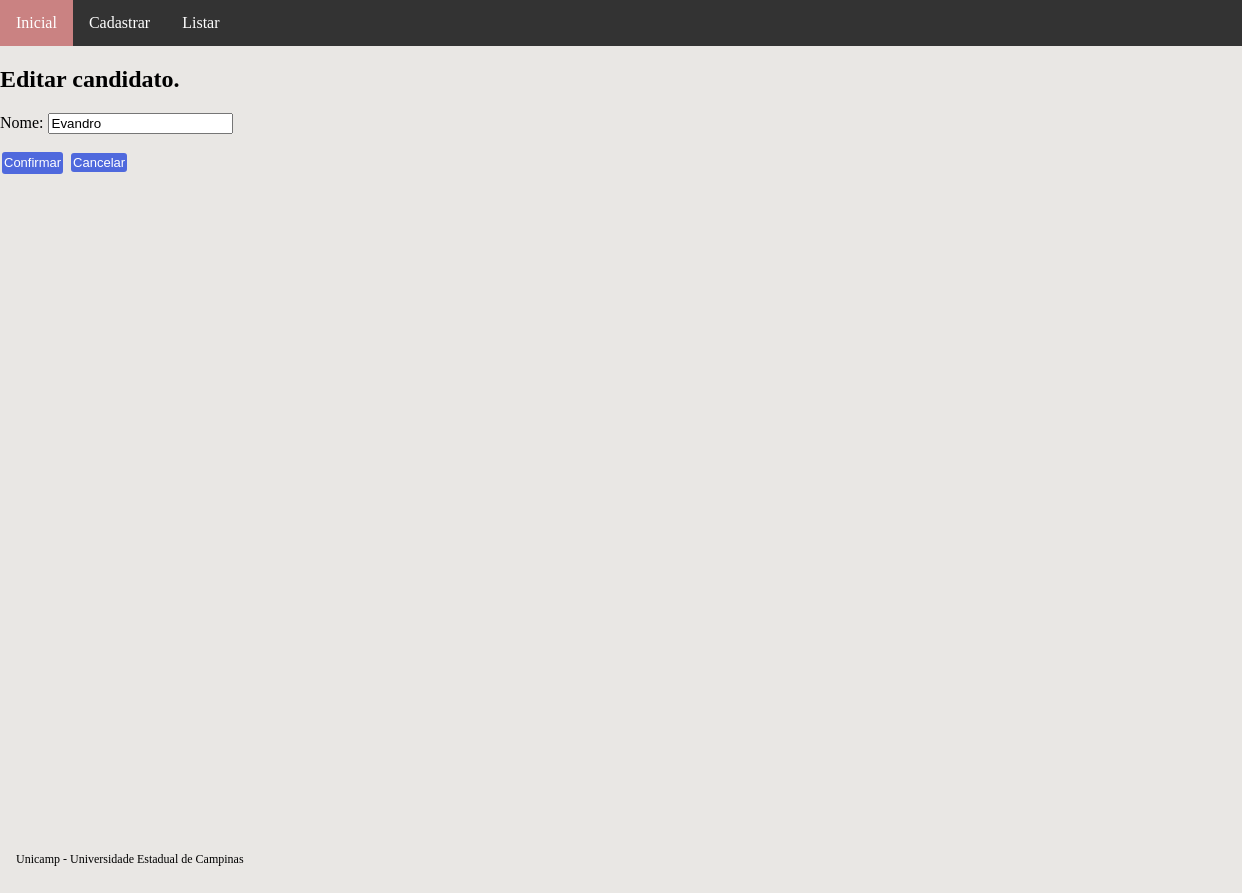
The app's page /update-candidato/1, older data.
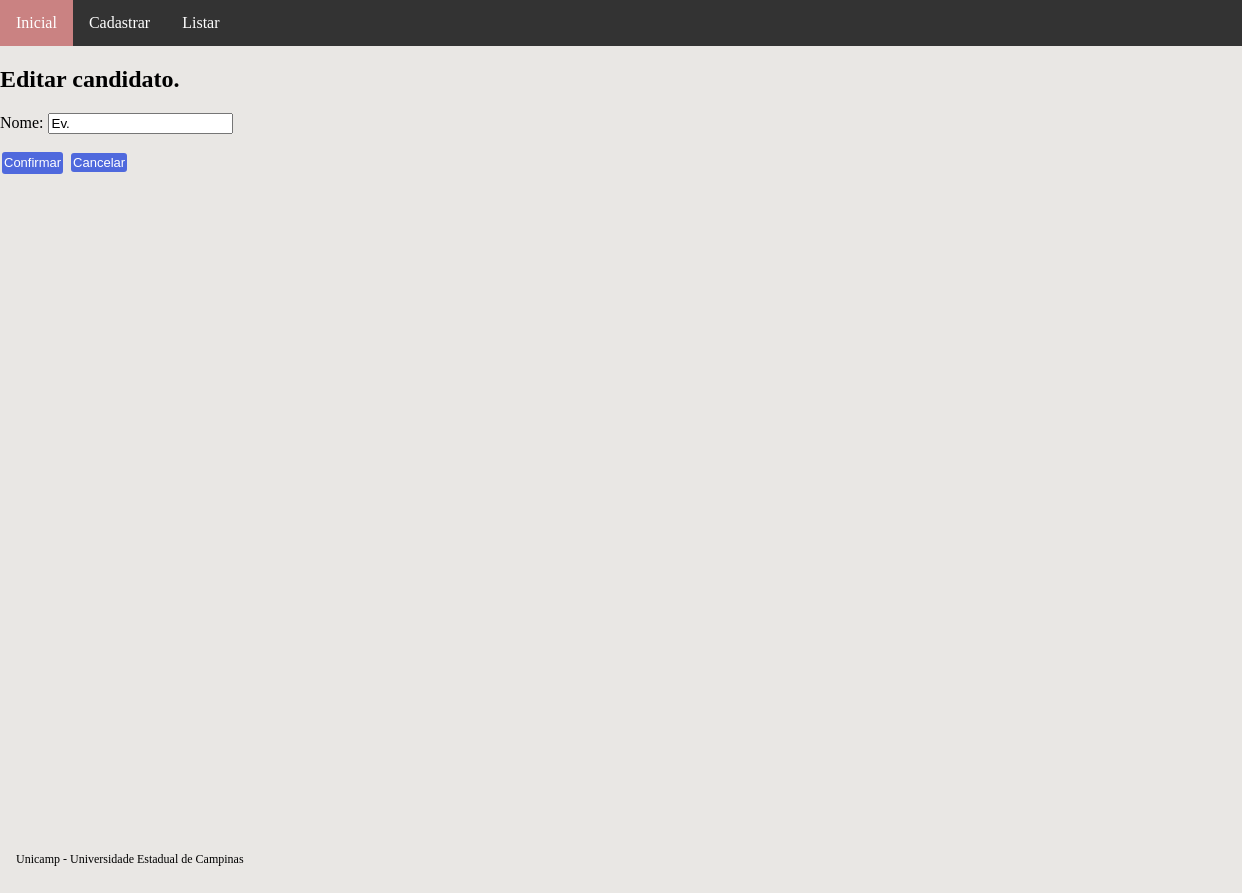
The same page, newer data.
### main/models.py (models this page shows, shortened)
class Candidato(models.Model):
    nome = models.CharField(
        max_length=100, db_index=True, null=False, blank=False)
    habilitado = models.BooleanField(null=True)

### main/views.py (the view)
# urls.py: path("update-candidato/<int:pk>", CadastroCandidatoUpdate.as_view(
class CadastroCandidatoUpdate(UpdateView):
    model = Candidato
    fields = ["nome"]
    success_url = reverse_lazy("candidato_list")

### main/templates/candidato_form.html (shortened to what this page needs)
{% extends "base.html" %}
{% block conteudo %}
{% if candidato.pk %}
<h2>Editar candidato.</h2>
{% else %}
<h2>Cadastrar novo candidato.</h2>
{% endif %}
<form method="POST">
    {{ form.as_p }}
    <button type="submit" class="botao_confirmar">Confirmar</button>
    <a href="{% url 'candidato_list' %}" class="botao_confirmar">Cancelar</a>
</form>
{% endblock conteudo %}

Row changes from the older to the newer data that the page shows:
changed Candidato: nome "Evandro" → "Ev."
